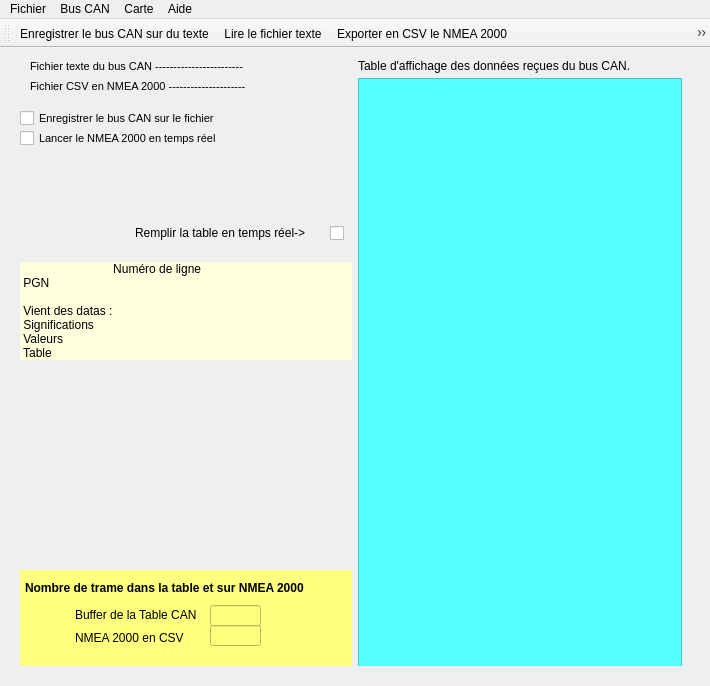
<?xml version="1.0" encoding="UTF-8"?>
<ui version="4.0">
 <author>Alain malvoisin</author>
 <class>MainWindow</class>
 <widget class="QMainWindow" name="MainWindow">
  <property name="geometry">
   <rect>
    <x>0</x>
    <y>0</y>
    <width>710</width>
    <height>686</height>
   </rect>
  </property>
  <property name="minimumSize">
   <size>
    <width>710</width>
    <height>0</height>
   </size>
  </property>
  <property name="maximumSize">
   <size>
    <width>850</width>
    <height>16777215</height>
   </size>
  </property>
  <property name="windowTitle">
   <string>CAN bus et NMEA 2000 en temps réél</string>
  </property>
  <property name="windowIcon">
   <iconset>
    <selectedon>:/icones/ps2.png</selectedon>
   </iconset>
  </property>
  <widget class="QWidget" name="centralwidget">
   <layout class="QGridLayout" name="gridLayout">
    <property name="leftMargin">
     <number>20</number>
    </property>
    <property name="topMargin">
     <number>10</number>
    </property>
    <property name="rightMargin">
     <number>20</number>
    </property>
    <property name="bottomMargin">
     <number>20</number>
    </property>
    <item row="2" column="0" colspan="2">
     <widget class="QLabel" name="lab_octet">
      <property name="sizePolicy">
       <sizepolicy hsizetype="Minimum" vsizetype="Preferred">
        <horstretch>0</horstretch>
        <verstretch>0</verstretch>
       </sizepolicy>
      </property>
      <property name="autoFillBackground">
       <bool>false</bool>
      </property>
      <property name="styleSheet">
       <string notr="true">background-color: rgb(254, 255, 221);</string>
      </property>
      <property name="lineWidth">
       <number>1</number>
      </property>
      <property name="text">
       <string>                            Numéro de ligne
 PGN

 Vient des datas :
 Significations
 Valeurs
 Table</string>
      </property>
      <property name="wordWrap">
       <bool>true</bool>
      </property>
     </widget>
    </item>
    <item row="0" column="3" rowspan="6" colspan="2">
     <layout class="QVBoxLayout" name="verticalLayout">
      <item>
       <widget class="QWidget" name="widget_2" native="true">
        <widget class="QTableView" name="table_can">
         <property name="geometry">
          <rect>
           <x>0</x>
           <y>20</y>
           <width>324</width>
           <height>681</height>
          </rect>
         </property>
         <property name="minimumSize">
          <size>
           <width>310</width>
           <height>0</height>
          </size>
         </property>
         <property name="styleSheet">
          <string notr="true">background-color: rgb(85, 255, 255);</string>
         </property>
         <attribute name="horizontalHeaderMinimumSectionSize">
          <number>24</number>
         </attribute>
         <attribute name="verticalHeaderVisible">
          <bool>false</bool>
         </attribute>
         <attribute name="verticalHeaderDefaultSectionSize">
          <number>30</number>
         </attribute>
        </widget>
        <widget class="QLabel" name="label_4">
         <property name="geometry">
          <rect>
           <x>0</x>
           <y>0</y>
           <width>316</width>
           <height>16</height>
          </rect>
         </property>
         <property name="text">
          <string>Table d'affichage des données reçues du bus CAN.</string>
         </property>
        </widget>
       </widget>
      </item>
     </layout>
    </item>
    <item row="1" column="0" colspan="2">
     <widget class="QWidget" name="widget_4" native="true">
      <widget class="QLabel" name="label_5">
       <property name="geometry">
        <rect>
         <x>10</x>
         <y>95</y>
         <width>261</width>
         <height>16</height>
        </rect>
       </property>
       <property name="font">
        <font>
         <pointsize>8</pointsize>
         <bold>true</bold>
        </font>
       </property>
       <property name="text">
        <string>Visualisation du résultat en NMEA 2000</string>
       </property>
      </widget>
      <widget class="QCheckBox" name="check_buffer">
       <property name="geometry">
        <rect>
         <x>310</x>
         <y>55</y>
         <width>16</width>
         <height>36</height>
        </rect>
       </property>
       <property name="font">
        <font>
         <bold>true</bold>
        </font>
       </property>
       <property name="text">
        <string/>
       </property>
      </widget>
      <widget class="QLabel" name="label_9">
       <property name="geometry">
        <rect>
         <x>115</x>
         <y>65</y>
         <width>191</width>
         <height>16</height>
        </rect>
       </property>
       <property name="text">
        <string>Remplir la table en temps réel-&gt;</string>
       </property>
       <property name="buddy">
        <cstring>check_buffer</cstring>
       </property>
      </widget>
      <widget class="QLabel" name="lab_connection">
       <property name="geometry">
        <rect>
         <x>10</x>
         <y>0</y>
         <width>316</width>
         <height>41</height>
        </rect>
       </property>
       <property name="font">
        <font>
         <pointsize>8</pointsize>
         <bold>true</bold>
        </font>
       </property>
       <property name="styleSheet">
        <string notr="true">color: rgb(255, 85, 0);</string>
       </property>
       <property name="text">
        <string/>
       </property>
      </widget>
     </widget>
    </item>
    <item row="5" column="0" colspan="2">
     <widget class="QWidget" name="widget" native="true">
      <property name="styleSheet">
       <string notr="true">background-color: rgb(255, 255, 127);</string>
      </property>
      <widget class="QLineEdit" name="line_nmea">
       <property name="geometry">
        <rect>
         <x>190</x>
         <y>55</y>
         <width>51</width>
         <height>21</height>
        </rect>
       </property>
      </widget>
      <widget class="QLineEdit" name="line_table">
       <property name="geometry">
        <rect>
         <x>190</x>
         <y>35</y>
         <width>51</width>
         <height>21</height>
        </rect>
       </property>
      </widget>
      <widget class="QLabel" name="label_2">
       <property name="geometry">
        <rect>
         <x>55</x>
         <y>60</y>
         <width>121</width>
         <height>16</height>
        </rect>
       </property>
       <property name="text">
        <string>NMEA 2000 en CSV</string>
       </property>
       <property name="buddy">
        <cstring>line_nmea</cstring>
       </property>
      </widget>
      <widget class="QLabel" name="label_3">
       <property name="geometry">
        <rect>
         <x>55</x>
         <y>35</y>
         <width>131</width>
         <height>20</height>
        </rect>
       </property>
       <property name="text">
        <string>Buffer de la Table CAN</string>
       </property>
       <property name="buddy">
        <cstring>line_table</cstring>
       </property>
      </widget>
      <widget class="QLabel" name="label">
       <property name="geometry">
        <rect>
         <x>5</x>
         <y>10</y>
         <width>321</width>
         <height>16</height>
        </rect>
       </property>
       <property name="font">
        <font>
         <bold>true</bold>
        </font>
       </property>
       <property name="text">
        <string>Nombre de trame dans la table et sur NMEA 2000</string>
       </property>
      </widget>
     </widget>
    </item>
    <item row="0" column="0" colspan="2">
     <widget class="QWidget" name="widget_5" native="true">
      <widget class="QWidget" name="widget_6" native="true">
       <property name="geometry">
        <rect>
         <x>0</x>
         <y>-5</y>
         <width>331</width>
         <height>100</height>
        </rect>
       </property>
       <property name="font">
        <font>
         <pointsize>8</pointsize>
         <bold>false</bold>
        </font>
       </property>
       <widget class="QCheckBox" name="check_file">
        <property name="geometry">
         <rect>
          <x>0</x>
          <y>55</y>
          <width>246</width>
          <height>20</height>
         </rect>
        </property>
        <property name="text">
         <string>Enregistrer le bus CAN sur le fichier</string>
        </property>
       </widget>
       <widget class="QCheckBox" name="check_nmea">
        <property name="geometry">
         <rect>
          <x>0</x>
          <y>75</y>
          <width>226</width>
          <height>20</height>
         </rect>
        </property>
        <property name="text">
         <string>Lancer le NMEA 2000 en temps réel</string>
        </property>
       </widget>
       <widget class="QLabel" name="lab_file">
        <property name="geometry">
         <rect>
          <x>10</x>
          <y>5</y>
          <width>321</width>
          <height>16</height>
         </rect>
        </property>
        <property name="text">
         <string>Fichier texte du bus CAN ------------------------</string>
        </property>
       </widget>
       <widget class="QLabel" name="lab_csv">
        <property name="geometry">
         <rect>
          <x>10</x>
          <y>25</y>
          <width>321</width>
          <height>16</height>
         </rect>
        </property>
        <property name="text">
         <string>Fichier CSV en NMEA 2000 ---------------------</string>
        </property>
       </widget>
      </widget>
     </widget>
    </item>
    <item row="3" column="0" rowspan="2" colspan="2">
     <widget class="QWidget" name="widget_3" native="true">
      <widget class="QLabel" name="label_10">
       <property name="geometry">
        <rect>
         <x>105</x>
         <y>80</y>
         <width>66</width>
         <height>81</height>
        </rect>
       </property>
       <property name="text">
        <string/>
       </property>
       <property name="pixmap">
        <pixmap>../HUAHINE/images/VoilierImage2.png</pixmap>
       </property>
       <property name="scaledContents">
        <bool>true</bool>
       </property>
      </widget>
      <widget class="QLabel" name="label_7">
       <property name="geometry">
        <rect>
         <x>155</x>
         <y>65</y>
         <width>66</width>
         <height>81</height>
        </rect>
       </property>
       <property name="text">
        <string/>
       </property>
       <property name="pixmap">
        <pixmap>../HUAHINE/images/VoilierImage.png</pixmap>
       </property>
       <property name="scaledContents">
        <bool>true</bool>
       </property>
      </widget>
      <widget class="QLabel" name="label_8">
       <property name="geometry">
        <rect>
         <x>25</x>
         <y>80</y>
         <width>66</width>
         <height>81</height>
        </rect>
       </property>
       <property name="text">
        <string/>
       </property>
       <property name="pixmap">
        <pixmap>../HUAHINE/images/Spi.png</pixmap>
       </property>
       <property name="scaledContents">
        <bool>true</bool>
       </property>
      </widget>
      <widget class="QLabel" name="label_11">
       <property name="geometry">
        <rect>
         <x>-10</x>
         <y>10</y>
         <width>341</width>
         <height>111</height>
        </rect>
       </property>
       <property name="text">
        <string/>
       </property>
       <property name="pixmap">
        <pixmap>../HUAHINE/images/regate.jpg</pixmap>
       </property>
       <property name="scaledContents">
        <bool>true</bool>
       </property>
      </widget>
      <zorder>label_11</zorder>
      <zorder>label_7</zorder>
      <zorder>label_10</zorder>
      <zorder>label_8</zorder>
     </widget>
    </item>
   </layout>
  </widget>
  <widget class="QMenuBar" name="menubar">
   <property name="geometry">
    <rect>
     <x>0</x>
     <y>0</y>
     <width>710</width>
     <height>22</height>
    </rect>
   </property>
   <widget class="QMenu" name="menuFichier">
    <property name="title">
     <string>Fichier</string>
    </property>
    <addaction name="actionOuvrir"/>
    <addaction name="actionVoir"/>
    <addaction name="actionExport"/>
    <addaction name="actionImporter"/>
    <addaction name="separator"/>
    <addaction name="actionQuitter"/>
   </widget>
   <widget class="QMenu" name="menuTable">
    <property name="title">
     <string>Aide</string>
    </property>
    <addaction name="actionAbout"/>
   </widget>
   <widget class="QMenu" name="menuBus_CAN">
    <property name="title">
     <string>Bus CAN</string>
    </property>
    <addaction name="actionOpen"/>
    <addaction name="actionClose"/>
    <addaction name="actionRead"/>
    <addaction name="actionStop"/>
    <addaction name="separator"/>
    <addaction name="actionStatus"/>
   </widget>
   <widget class="QMenu" name="menuCarte">
    <property name="title">
     <string>Carte</string>
    </property>
    <addaction name="actionMap"/>
   </widget>
   <addaction name="menuFichier"/>
   <addaction name="menuBus_CAN"/>
   <addaction name="menuCarte"/>
   <addaction name="menuTable"/>
  </widget>
  <widget class="QToolBar" name="toolBar">
   <property name="windowTitle">
    <string>toolBar</string>
   </property>
   <attribute name="toolBarArea">
    <enum>TopToolBarArea</enum>
   </attribute>
   <attribute name="toolBarBreak">
    <bool>false</bool>
   </attribute>
   <addaction name="actionOuvrir"/>
   <addaction name="actionVoir"/>
   <addaction name="actionExport"/>
   <addaction name="actionImporter"/>
   <addaction name="separator"/>
   <addaction name="actionOpen"/>
   <addaction name="actionClose"/>
   <addaction name="actionRead"/>
   <addaction name="actionStop"/>
   <addaction name="actionMap"/>
   <addaction name="actionStatus"/>
   <addaction name="separator"/>
   <addaction name="actionQuitter"/>
  </widget>
  <action name="actionQuitter">
   <property name="checkable">
    <bool>true</bool>
   </property>
   <property name="icon">
    <iconset>
     <normaloff>../HUAHINE/icones/sortie.png</normaloff>../HUAHINE/icones/sortie.png</iconset>
   </property>
   <property name="text">
    <string>Quitter</string>
   </property>
   <property name="toolTip">
    <string>Quitter l'application</string>
   </property>
   <property name="shortcut">
    <string>Ctrl+Q</string>
   </property>
  </action>
  <action name="actionImporter">
   <property name="icon">
    <iconset>
     <normaloff>../HUAHINE/icones/Table.ico</normaloff>../HUAHINE/icones/Table.ico</iconset>
   </property>
   <property name="text">
    <string>Importer le texte CAN sur la table</string>
   </property>
   <property name="toolTip">
    <string>Importer le fchier CAN dans la table</string>
   </property>
   <property name="shortcut">
    <string>Ctrl+I</string>
   </property>
  </action>
  <action name="actionVoir">
   <property name="icon">
    <iconset>
     <normaloff>../GUI_Alain/icones/Lire.png</normaloff>../GUI_Alain/icones/Lire.png</iconset>
   </property>
   <property name="text">
    <string>Lire le fichier texte</string>
   </property>
   <property name="toolTip">
    <string>Lire le fichier du bus CAN</string>
   </property>
   <property name="shortcut">
    <string>Ctrl+T</string>
   </property>
  </action>
  <action name="actionOuvrir">
   <property name="icon">
    <iconset>
     <normaloff>../HUAHINE/icones/Ouvir.gif</normaloff>../HUAHINE/icones/Ouvir.gif</iconset>
   </property>
   <property name="text">
    <string>Enregistrer le bus CAN sur du texte</string>
   </property>
   <property name="toolTip">
    <string>Ouvrir un fichier texte</string>
   </property>
   <property name="shortcut">
    <string>Ctrl+E</string>
   </property>
  </action>
  <action name="actionOpen">
   <property name="icon">
    <iconset>
     <normaloff>../HUAHINE/icones/OpenMal.gif</normaloff>../HUAHINE/icones/OpenMal.gif</iconset>
   </property>
   <property name="text">
    <string>Ouvre l'dapatateur</string>
   </property>
   <property name="toolTip">
    <string>Ouvre l'adaptateur CAN</string>
   </property>
   <property name="shortcut">
    <string>Ctrl+O</string>
   </property>
  </action>
  <action name="actionClose">
   <property name="icon">
    <iconset>
     <normaloff>../HUAHINE/icones/CloseMal.gif</normaloff>../HUAHINE/icones/CloseMal.gif</iconset>
   </property>
   <property name="text">
    <string>Ferme l'adaptateur</string>
   </property>
   <property name="toolTip">
    <string>Ferme l'adaptateur CAN</string>
   </property>
   <property name="shortcut">
    <string>Ctrl+C</string>
   </property>
  </action>
  <action name="actionRead">
   <property name="icon">
    <iconset>
     <normaloff>../HUAHINE/icones/Talk.gif</normaloff>../HUAHINE/icones/Talk.gif</iconset>
   </property>
   <property name="text">
    <string>Lecture du  bus CAN</string>
   </property>
   <property name="toolTip">
    <string>Lecture sur le bus CAN</string>
   </property>
   <property name="shortcut">
    <string>Ctrl+R</string>
   </property>
  </action>
  <action name="actionStatus">
   <property name="icon">
    <iconset>
     <normaloff>../HUAHINE/icones/Status.png</normaloff>../HUAHINE/icones/Status.png</iconset>
   </property>
   <property name="text">
    <string>Lire le Status</string>
   </property>
   <property name="toolTip">
    <string>Lire le Status du bus CAN</string>
   </property>
   <property name="shortcut">
    <string>Ctrl+L</string>
   </property>
  </action>
  <action name="actionStop">
   <property name="icon">
    <iconset>
     <normaloff>../HUAHINE/icones/STOP.gif</normaloff>../HUAHINE/icones/STOP.gif</iconset>
   </property>
   <property name="text">
    <string>STOP la lecture</string>
   </property>
   <property name="toolTip">
    <string>STOP la lecture CAN</string>
   </property>
   <property name="shortcut">
    <string>Ctrl+S</string>
   </property>
  </action>
  <action name="actionAbout">
   <property name="icon">
    <iconset>
     <normaloff>../HUAHINE/icones/ps2.png</normaloff>../HUAHINE/icones/ps2.png</iconset>
   </property>
   <property name="text">
    <string>A propos</string>
   </property>
   <property name="shortcut">
    <string>Ctrl+A</string>
   </property>
  </action>
  <action name="actionExport">
   <property name="icon">
    <iconset>
     <normaloff>../HUAHINE/icones/csv.gif</normaloff>../HUAHINE/icones/csv.gif</iconset>
   </property>
   <property name="text">
    <string>Exporter en CSV le NMEA 2000</string>
   </property>
   <property name="toolTip">
    <string>Exporter NMEA 2000 vers un CSV</string>
   </property>
   <property name="shortcut">
    <string>Ctrl+N</string>
   </property>
  </action>
  <action name="actionMap">
   <property name="icon">
    <iconset>
     <normaloff>../HUAHINE/icones/VoilierImage.png</normaloff>../HUAHINE/icones/VoilierImage.png</iconset>
   </property>
   <property name="text">
    <string>Voir la carte</string>
   </property>
   <property name="toolTip">
    <string>Voir le voilier sur la carte</string>
   </property>
  </action>
 </widget>
 <resources>
  <include location="../GUI_Alain/images/alain.qrc"/>
 </resources>
 <connections/>
</ui>
